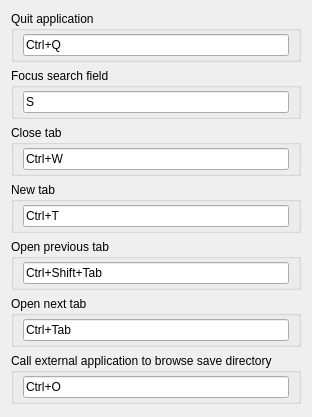
          <widget class="QWidget" name="scrollAreaWidgetContents_3">
           <property name="geometry">
            <rect>
             <x>0</x>
             <y>0</y>
             <width>308</width>
             <height>417</height>
            </rect>
           </property>
           <layout class="QVBoxLayout" name="verticalLayout_10">
            <item>
             <widget class="QGroupBox" name="groupMainShortcutQuit">
              <property name="sizePolicy">
               <sizepolicy hsizetype="Preferred" vsizetype="Maximum">
                <horstretch>0</horstretch>
                <verstretch>0</verstretch>
               </sizepolicy>
              </property>
              <property name="title">
               <string>Quit application</string>
              </property>
              <layout class="QHBoxLayout" name="horizontalLayout_24">
               <property name="spacing">
                <number>6</number>
               </property>
               <property name="topMargin">
                <number>3</number>
               </property>
               <property name="bottomMargin">
                <number>3</number>
               </property>
               <item>
                <widget class="QKeySequenceEdit" name="keyMainQuit">
                 <property name="keySequence">
                  <string>Ctrl+Q</string>
                 </property>
                </widget>
               </item>
              </layout>
             </widget>
            </item>
            <item>
             <widget class="QGroupBox" name="groupMainShortcutFocusSearch">
              <property name="sizePolicy">
               <sizepolicy hsizetype="Preferred" vsizetype="Maximum">
                <horstretch>0</horstretch>
                <verstretch>0</verstretch>
               </sizepolicy>
              </property>
              <property name="title">
               <string>Focus search field</string>
              </property>
              <layout class="QHBoxLayout" name="horizontalLayout_25">
               <property name="topMargin">
                <number>3</number>
               </property>
               <property name="bottomMargin">
                <number>3</number>
               </property>
               <item>
                <widget class="QKeySequenceEdit" name="keyMainFocusSearch">
                 <property name="keySequence">
                  <string>S</string>
                 </property>
                </widget>
               </item>
              </layout>
             </widget>
            </item>
            <item>
             <widget class="QGroupBox" name="groupMainShortcutCloseTab">
              <property name="sizePolicy">
               <sizepolicy hsizetype="Preferred" vsizetype="Maximum">
                <horstretch>0</horstretch>
                <verstretch>0</verstretch>
               </sizepolicy>
              </property>
              <property name="title">
               <string>Close tab</string>
              </property>
              <layout class="QHBoxLayout" name="horizontalLayout_22">
               <property name="topMargin">
                <number>3</number>
               </property>
               <property name="bottomMargin">
                <number>3</number>
               </property>
               <item>
                <widget class="QKeySequenceEdit" name="keyMainCloseTab">
                 <property name="keySequence">
                  <string>Ctrl+W</string>
                 </property>
                </widget>
               </item>
              </layout>
             </widget>
            </item>
            <item>
             <widget class="QGroupBox" name="groupMainShortcutNewTab">
              <property name="sizePolicy">
               <sizepolicy hsizetype="Preferred" vsizetype="Maximum">
                <horstretch>0</horstretch>
                <verstretch>0</verstretch>
               </sizepolicy>
              </property>
              <property name="title">
               <string>New tab</string>
              </property>
              <layout class="QHBoxLayout" name="horizontalLayout_23">
               <property name="topMargin">
                <number>3</number>
               </property>
               <property name="bottomMargin">
                <number>3</number>
               </property>
               <item>
                <widget class="QKeySequenceEdit" name="keyMainNewTab">
                 <property name="keySequence">
                  <string>Ctrl+T</string>
                 </property>
                </widget>
               </item>
              </layout>
             </widget>
            </item>
            <item>
             <widget class="QGroupBox" name="groupMainShortcutPreviousTab">
              <property name="sizePolicy">
               <sizepolicy hsizetype="Preferred" vsizetype="Maximum">
                <horstretch>0</horstretch>
                <verstretch>0</verstretch>
               </sizepolicy>
              </property>
              <property name="title">
               <string>Open previous tab</string>
              </property>
              <layout class="QHBoxLayout" name="horizontalLayout_27">
               <property name="topMargin">
                <number>3</number>
               </property>
               <property name="bottomMargin">
                <number>3</number>
               </property>
               <item>
                <widget class="QKeySequenceEdit" name="keyMainPrevTab">
                 <property name="keySequence">
                  <string>Ctrl+Shift+Tab</string>
                 </property>
                </widget>
               </item>
              </layout>
             </widget>
            </item>
            <item>
             <widget class="QGroupBox" name="groupMainShortcutNextTab">
              <property name="sizePolicy">
               <sizepolicy hsizetype="Preferred" vsizetype="Maximum">
                <horstretch>0</horstretch>
                <verstretch>0</verstretch>
               </sizepolicy>
              </property>
              <property name="title">
               <string>Open next tab</string>
              </property>
              <layout class="QHBoxLayout" name="horizontalLayout_26">
               <property name="topMargin">
                <number>3</number>
               </property>
               <property name="bottomMargin">
                <number>3</number>
               </property>
               <item>
                <widget class="QKeySequenceEdit" name="keyMainNextTab">
                 <property name="keySequence">
                  <string>Ctrl+Tab</string>
                 </property>
                </widget>
               </item>
              </layout>
             </widget>
            </item>
            <item>
             <widget class="QGroupBox" name="groupMainShortcutBrowseSave">
              <property name="sizePolicy">
               <sizepolicy hsizetype="Preferred" vsizetype="Maximum">
                <horstretch>0</horstretch>
                <verstretch>0</verstretch>
               </sizepolicy>
              </property>
              <property name="title">
               <string>Call external application to browse save directory</string>
              </property>
              <layout class="QHBoxLayout" name="horizontalLayout_28">
               <property name="topMargin">
                <number>3</number>
               </property>
               <property name="bottomMargin">
                <number>3</number>
               </property>
               <item>
                <widget class="QKeySequenceEdit" name="keyMainBrowseSave">
                 <property name="keySequence">
                  <string>Ctrl+O</string>
                 </property>
                </widget>
               </item>
              </layout>
             </widget>
            </item>
            <item>
             <spacer name="verticalSpacer_5">
              <property name="orientation">
               <enum>Qt::Vertical</enum>
              </property>
              <property name="sizeHint" stdset="0">
               <size>
                <width>0</width>
                <height>0</height>
               </size>
              </property>
             </spacer>
            </item>
           </layout>
          </widget>
